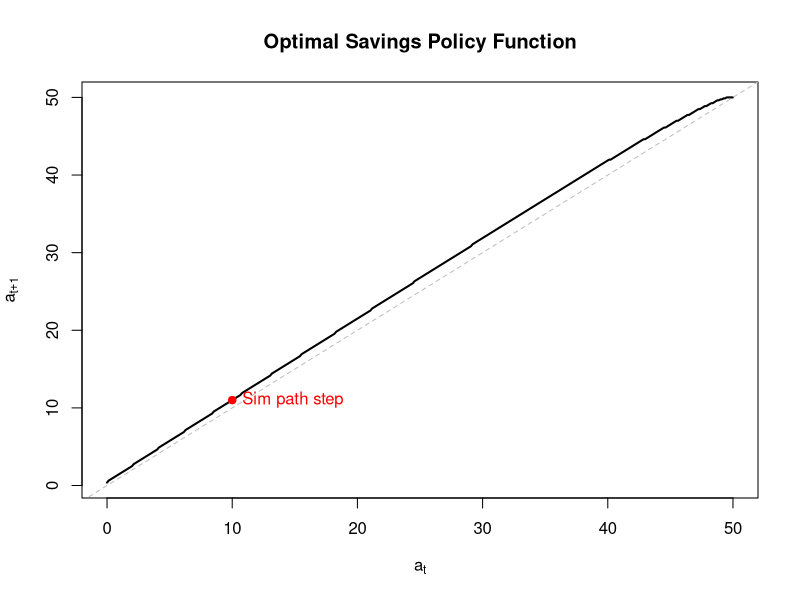

The R script that drew this image:
# --- Parameters ---
r     <- 0.15
beta  <- .99 #1/(1+r) #0.96
sigma <- 2
y     <- 1            # small income to avoid corners

# Analytical growth from Euler with CRRA
cons_growth_analytical <- (beta * (1 + r))^(1 / sigma)

# --- Grid & utility ---
agrid <- seq(0, 50, length.out = 400)
n <- length(agrid)
u <- function(c) ifelse(c > 0, c^(1 - sigma) / (1 - sigma), -Inf)

# --- VFI ---
V <- rep(0, n)
policy <- rep(0, n)
tol <- 1e-6
diff <- 1
max_iter <- 2000
iter <- 0

while (diff > tol && iter < max_iter) {
  V_new <- rep(NA, n)
  for (i in seq_len(n)) {
    a <- agrid[i]
    # feasible next assets must satisfy c = (1+r)a + y - a' >= 0
    a_next <- agrid[agrid <= (1 + r) * a + y]
    if (length(a_next) == 0) {
      # consume everything
      V_new[i] <- u((1 + r) * a + y)
      policy[i] <- 0
    } else {
      c <- (1 + r) * a + y - a_next
      # continuation value via interpolation on current V
      Vcont <- approx(agrid, V, xout = a_next, rule = 2, ties = "ordered")$y
      val <- u(c) + beta * Vcont
      # ignore -Inf in maximization
      valid <- is.finite(val)
      V_new[i] <- max(val[valid])
      policy[i] <- a_next[ which.max(val) ]
    }
  }
  diff <- max(abs(V_new - V), na.rm = TRUE)
  V <- V_new
  iter <- iter + 1
}

# --- Helper: interpolate policy at any a ---
pol <- function(a) {
  approx(agrid, policy, xout = a, rule = 2, ties = "ordered")$y
}

# --- Compute c_{t+1}/c_t along the optimal path (NOT across grid neighbors) ---
a_t  <- 10                  # pick an interior starting asset
a_tp1 <- pol(a_t)
c_t   <- (1 + r) * a_t + y - a_tp1

a_tp2 <- pol(a_tp1)
c_tp1 <- (1 + r) * a_tp1 + y - a_tp2

cons_growth_vfi <- c_tp1 / c_t

data.frame(
  Method = c("Analytical Euler", "VFI (simulated, path-based)"),
  `c_{t+1}/c_t` = c(cons_growth_analytical, cons_growth_vfi)
)

# Policy vs 45-degree line
plot(agrid, policy, type = "l", lwd = 2,
     xlab = expression(a[t]), ylab = expression(a[t+1]),
     main = "Optimal Savings Policy Function")
abline(0, 1, lty = 2, col = "gray")
points(a_t, a_tp1, pch = 19, col = "red")
text(a_t, a_tp1, labels = "Sim path step", pos = 4, col = "red")

########################
#With Borrowing
# Parameters
beta <- 0.96
r <- 0.04
sigma <- 2

# Analytical Euler equation
cons_growth <- (beta * (1 + r))^(1 / sigma)
cons_growth


# Value function iteration setup

# Grid for assets
agrid <- seq(0, 10, length.out = 200)
n <- length(agrid)

# Utility function
u <- function(c) ifelse(c > 0, c^(1 - sigma) / (1 - sigma), -1e6)

# Value function iteration
V <- rep(0, n)
policy <- rep(0, n)
tol <- 1e-6
diff <- 1

while (diff > tol) {
  V_new <- rep(NA, n)
  for (i in seq_len(n)) {
    a <- agrid[i]
    c <- (1 + r) * a - agrid  # consumption for each possible next a'
    val <- u(c) + beta * V    # RHS of Bellman equation
    V_new[i] <- max(val)
    policy[i] <- agrid[which.max(val)]
  }
  diff <- max(abs(V_new - V))
  V <- V_new
}

# Compute implied consumption policy
c_policy <- (1 + r) * agrid - policy

# Compute consumption growth ratio near steady state
steady_idx <- which.min(abs(policy - agrid)) # near fixed point
growth_vfi <- c_policy[steady_idx + 1] / c_policy[steady_idx]
growth_vfi


data.frame(
  Method = c("Analytical Euler", "VFI (simulated)"),
  `c_{t+1}/c_t` = c(cons_growth, growth_vfi)
)
